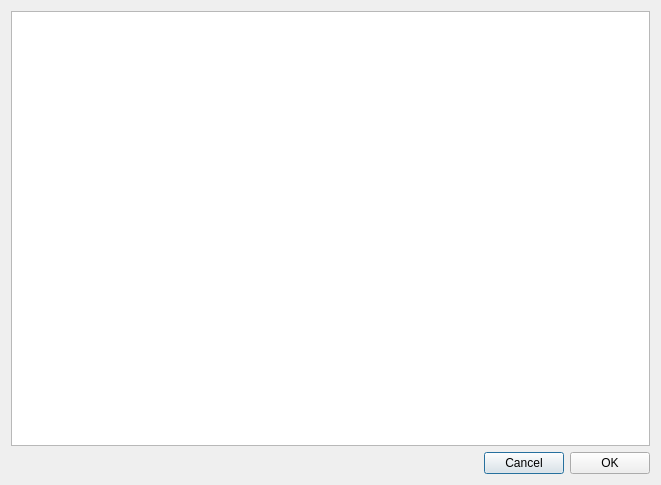
<?xml version="1.0" encoding="UTF-8"?>
<ui version="4.0">
 <class>uploadDialogBox</class>
 <widget class="QDialog" name="uploadDialogBox">
  <property name="geometry">
   <rect>
    <x>0</x>
    <y>0</y>
    <width>661</width>
    <height>485</height>
   </rect>
  </property>
  <property name="windowTitle">
   <string>Dialog</string>
  </property>
  <layout class="QVBoxLayout" name="verticalLayout">
   <item>
    <widget class="QListWidget" name="listWidget"/>
   </item>
   <item>
    <layout class="QHBoxLayout" name="horizontalLayout">
     <item>
      <spacer name="horizontalSpacer">
       <property name="orientation">
        <enum>Qt::Horizontal</enum>
       </property>
       <property name="sizeHint" stdset="0">
        <size>
         <width>40</width>
         <height>20</height>
        </size>
       </property>
      </spacer>
     </item>
     <item>
      <widget class="QPushButton" name="cancelButton">
       <property name="text">
        <string>Cancel</string>
       </property>
      </widget>
     </item>
     <item>
      <widget class="QPushButton" name="okButton">
       <property name="text">
        <string>OK</string>
       </property>
      </widget>
     </item>
    </layout>
   </item>
  </layout>
 </widget>
 <resources/>
 <connections/>
</ui>
